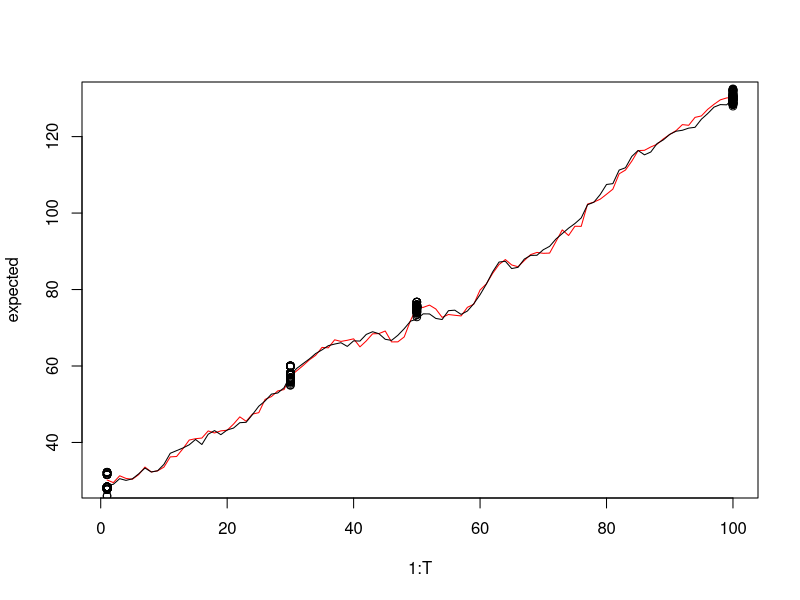
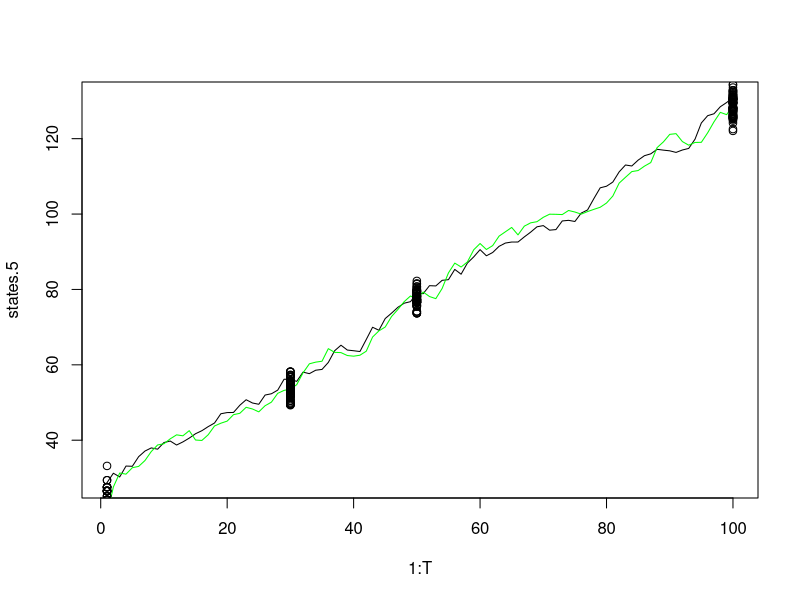
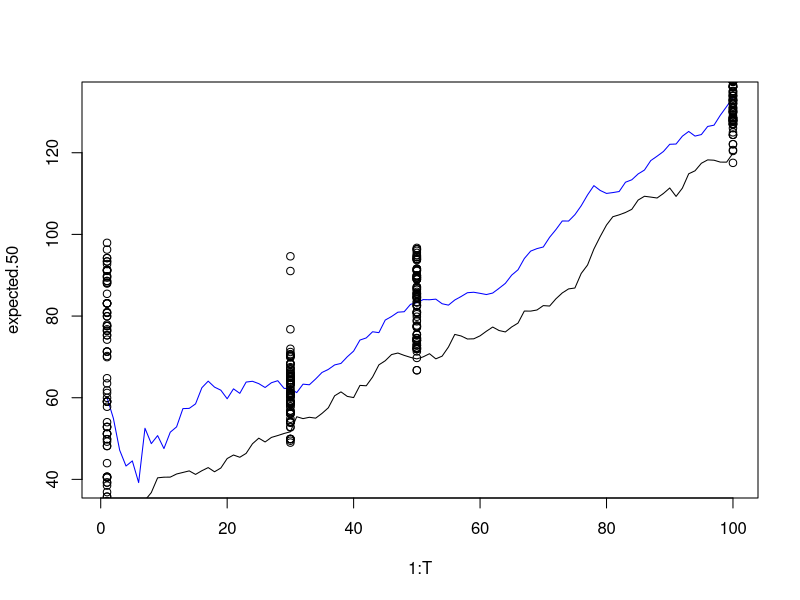
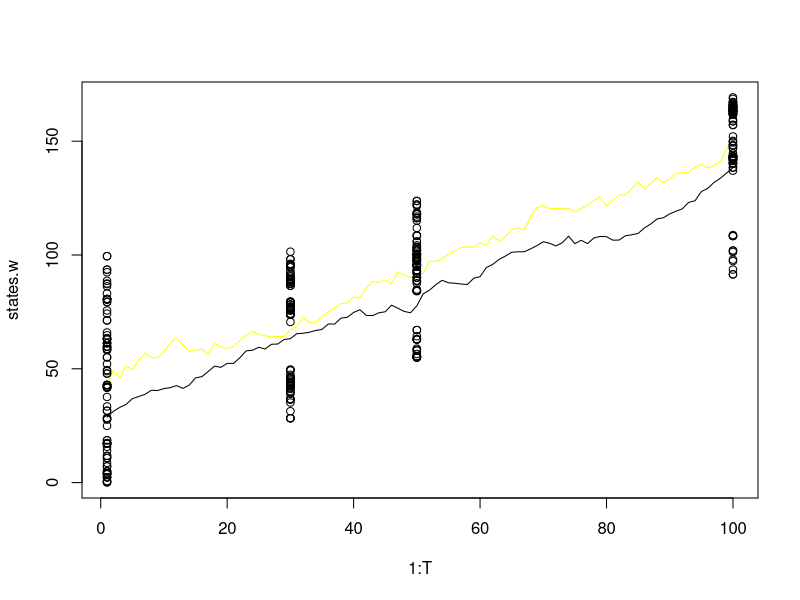

The R source for these figures, in order:
####### Innit ######
set.seed(123)
z1 = runif(1,0,100)
T = 100
M = 100
sd_emission = 1
####### Functions ######
transition = function(z,sd = 1){
  comp = sample(0:2,1)
  return (rnorm(1,z+comp,sd))
}

emission = function(z,sd = sd_emission){
  comp = sample(-1:1,1)
  return (rnorm(1,z+comp,sd))
}

density.emission = function(z,x,sd = sd_emission){
  p = dnorm(x,z,sd) + dnorm(x,z-1,sd) + dnorm(x,z+1,sd)
  return(mean(p))
}

particle_filter = function(weight = TRUE, obs){
  w = rep(1,100)
  particles = runif(M,0,100)
  expected = rep(0,100)
  X = matrix(NA,nrow = T, ncol = M)
  for (t in 1:T){
    if(weight){
      for (m in 1:M){
        w[m] = density.emission(z = particles[m],x = obs[t])
      }
    }
    particles = sample(particles, size = 100, replace = TRUE, prob = w)
    X[t,] = particles
    
    w = w / sum(w)
    tmp = NULL
    for(m in 1:M){
      tmp[m] = w[m]*particles[m]
    }
    
    expected[t]= sum(tmp)
    for(m in 1:M){
      particles[m] = transition(particles[m])
    }
  }
  return (list("Expected" = expected,"Particles" = X))
}

SSM = function(){
  states = rep(0,T)
  observations = rep(0,T)
  states[1] = z1
  
  observations[1] = emission(states[1])
  for (t in 2:T){
    states[t] = transition(states[t-1])
    observations[t] = emission(states[t])
  }
  return (list("States" = states, "Observations" = observations))
}

####### Assignment 1 ######
#SSM
ssm = SSM()
states = ssm$States
observations = ssm$Observations

kalman = particle_filter(obs = observations)
expected = kalman$Expected
X = kalman$Particles

plot(1:T,expected,type = "l", col = "red")
lines(1:T,states, col = "black")
points(rep(1,100), X[1,],pch = 1)
points(rep(30,100), X[30,],pch = 1)
points(rep(50,100), X[50,],pch = 1)
points(rep(100,100), X[100,],pch = 1)

mean((states-expected)^2)


###### Assignment 2 ######
sd_emission = 5
ssm.5 = SSM()
states.5 = ssm.5$States
observations.5 = ssm.5$Observations

kalman = particle_filter(obs = observations.5)
expected.5 = kalman$Expected
X.5 = kalman$Particles

plot(1:T,states.5, col = "black", type = "l")
lines(1:T,expected.5,col = "green")
points(rep(1,100), X.5[1,],pch = 1)
points(rep(30,100), X.5[30,],pch = 1)
points(rep(50,100), X.5[50,],pch = 1)
points(rep(100,100), X.5[100,],pch = 1)
mean((states.5-expected.5)^2)

sd_emission = 50
ssm.50 = SSM()
states.50 = ssm.50$States
observations.50 = ssm.50$Observations

kalman = particle_filter(obs = observations.50)
expected.50 = kalman$Expected
X.50 = kalman$Particles

plot(1:T,expected.50, col = "blue", type = "l")
lines(1:T,states.50,col = "black")
points(rep(1,100), X.50[1,],pch = 1)
points(rep(30,100), X.50[30,],pch = 1)
points(rep(50,100), X.50[50,],pch = 1)
points(rep(100,100), X.50[100,],pch = 1)
mean((states.50-expected.50)^2)

###### Assignment 3 ######
set.seed(123)
sd_emission = 1
ssm.w = SSM()
states.w = ssm.w$States
observations.w = ssm.w$Observations

kalman = particle_filter(weight = FALSE,obs = observations.w)
expected.w = kalman$Expected
X.w = kalman$Particles

plot(1:T,states.w, col = "black", type = "l", ylim = c(0,max(X.w)))
lines(1:T,expected.w,col = "yellow")
points(rep(1,100), X.w[1,],pch = 1)
points(rep(30,100), X.w[30,],pch = 1)
points(rep(50,100), X.w[50,],pch = 1)
points(rep(100,100), X.w[100,],pch = 1)
mean((states.w-expected.w)^2)

